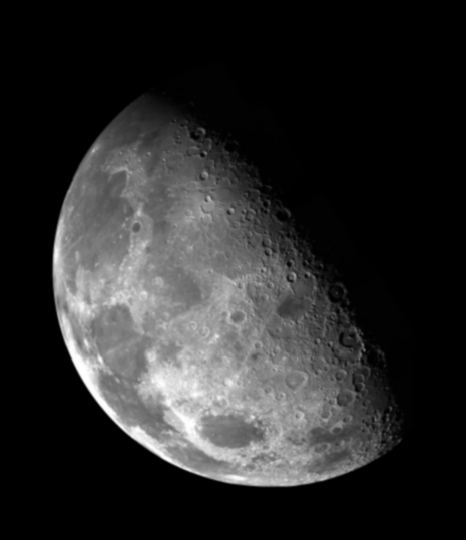
#> input picture Script/Lab 5/Fig03.tif, 466 x 540 px, found by its file name
$ python 'Task2(Sobel filter for edge detection).py'
#> lines starting #> are read from the running program, lines starting #| are printed output that depends on the picture
#> further down, img is the input picture: shape (540, 466); min 0, max 254, mean 42.7
# %%
import numpy as np
import cv2 as cv
import matplotlib.pyplot as plt

def sobel_filter(img):
    kernalx = np.array([[-1,0,1],[-2,0,2],[-1,0,1]])
    kernaly = np.array([[-1,-2,-1],[0,0,0],[1,2,1]])

    rows, columns = img.shape
#> rows = 540; columns = 466
    sobel_x = np.zeros_like(img)
    sobel_y = np.zeros_like(img)

    pad_img = img.copy()
    pad_img = np.pad(pad_img, 1, 'constant')

    for i in range(0,rows):
        for j in range(0,columns):
            neighbourhood = pad_img[i:i+3, j:j+3]
            sobel_x[i, j] = np.sum(kernalx * neighbourhood)
            sobel_y[i, j] = np.sum(kernaly * neighbourhood)
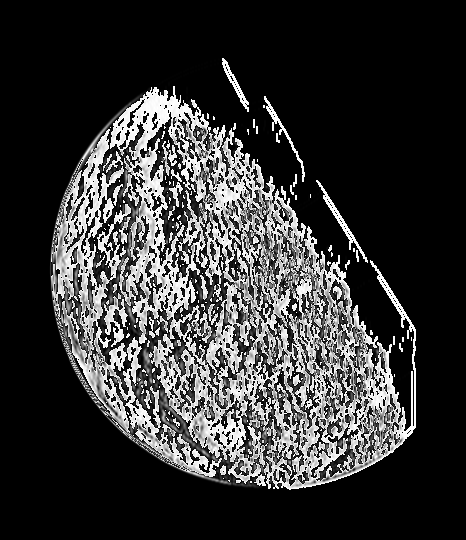
#> sobel_x: shape (540, 466); min 0, max 255, mean 53.6
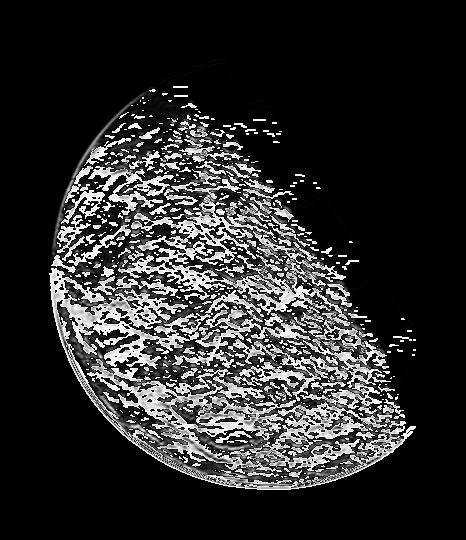
#> sobel_y: shape (540, 466); min 0, max 255, mean 44.7

    gradient_magnitude = np.sqrt(np.square(sobel_x) + np.square(sobel_y))
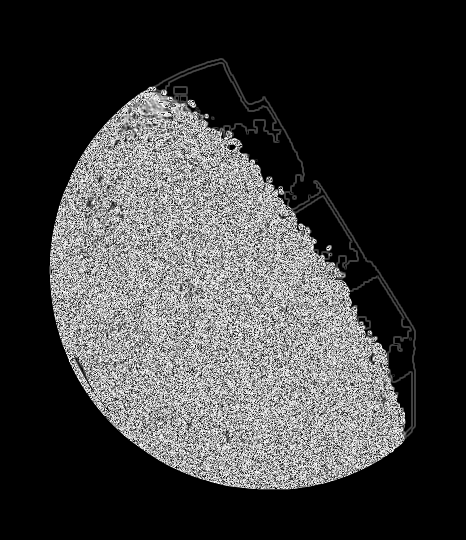
#> gradient_magnitude: shape (540, 466) float16; min 0, max 15.81, mean 3.87; drawn with min black and max white
    gradient_phase = np.arctan2(sobel_y, sobel_x)
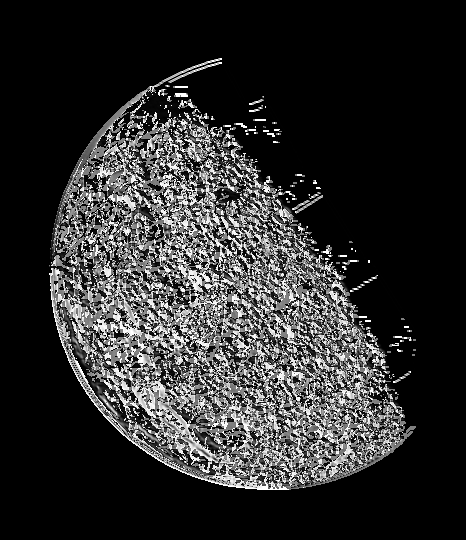
#> gradient_phase: shape (540, 466) float16; min 0, max 1.57, mean 0.282; drawn with min black and max white

    [x,y] = sobel_x.shape
#> x = 540; y = 466
    sobeled = sobel_x + sobel_y
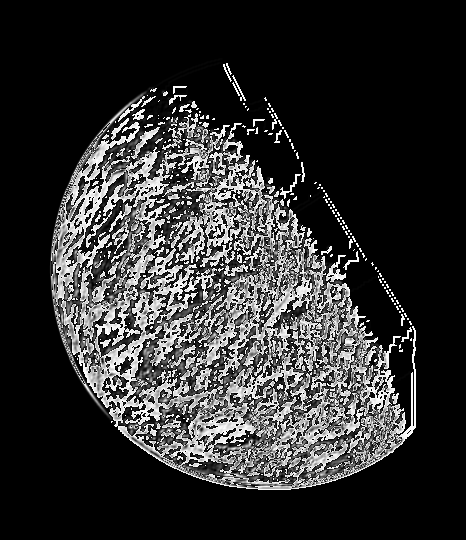
#> sobeled: shape (540, 466); min 0, max 254, mean 48.7
    sobeled = np.uint8(sobeled)

    sobel_x = normalise_image(sobel_x)
    sobel_y = normalise_image(sobel_y)
    sobeled = normalise_image(sobeled)
    gradient_magnitude = normalise_image(gradient_magnitude)
    gradient_phase = normalise_image(gradient_phase)
    cv.imshow("sobel_x", sobel_x)
    cv.imshow("sobel_y", sobel_y)
    cv.imshow('sobeled', sobeled)
    cv.imshow("gradient_magnitude", gradient_magnitude)
    cv.imshow("gradient_phase", gradient_phase)
    cv.waitKey(0)
    return gradient_magnitude, gradient_phase

def normalise_image(img):
    img = img / np.max(img)
    img = img * 255
    return img.astype(np.uint8)

f_name = r"F:\Other computers\My Laptop (1)\Semester 6\DIP\Lab\Lab 5\Fig03.tif"
img = cv.imread(f_name, cv.IMREAD_GRAYSCALE)
sobel_filter(img)

$ run again, with Script/Lab 5/Fig01.tif copied over Script/Lab 5/Fig03.tif
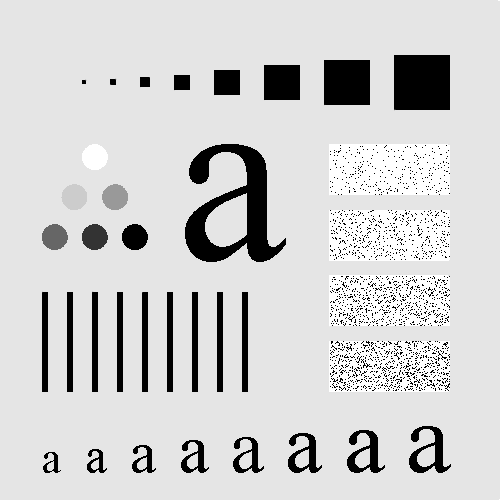
#> input picture Script/Lab 5/Fig01.tif, 500 x 500 px, found by its file name
#> img is the input picture: shape (500, 500); min 0, max 255, mean 207.4
#> after the loop in sobel_filter, `for i in range(0,rows):`:
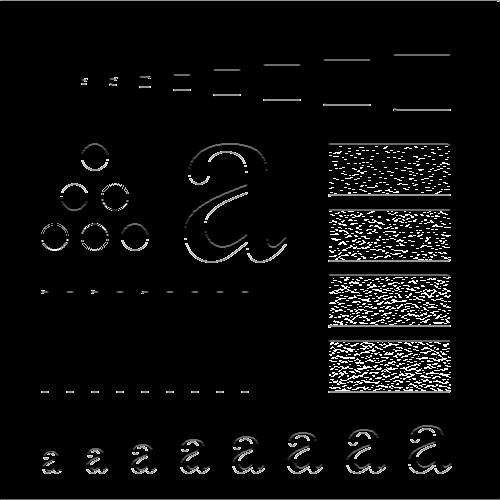
#> sobel_y: shape (500, 500); min 0, max 255, mean 10.8
#> in sobel_filter, `sobeled = sobel_x + sobel_y`:
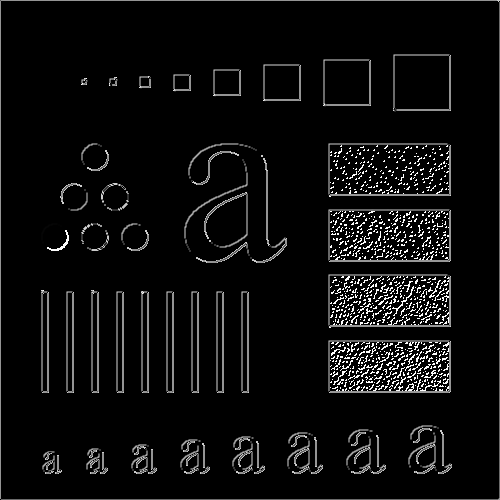
#> sobeled: shape (500, 500); min 0, max 254, mean 13.4
